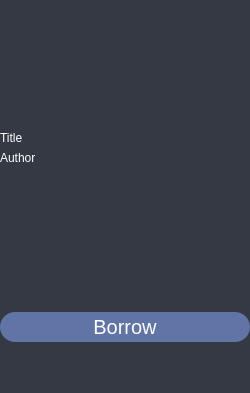
<?xml version="1.0" encoding="UTF-8"?>
<ui version="4.0">
 <class>Book</class>
 <widget class="QWidget" name="Book">
  <property name="geometry">
   <rect>
    <x>0</x>
    <y>0</y>
    <width>250</width>
    <height>393</height>
   </rect>
  </property>
  <property name="sizePolicy">
   <sizepolicy hsizetype="Fixed" vsizetype="Fixed">
    <horstretch>0</horstretch>
    <verstretch>0</verstretch>
   </sizepolicy>
  </property>
  <property name="windowTitle">
   <string>Form</string>
  </property>
  <property name="styleSheet">
   <string notr="true">border-style:none;
background-color:rgb(53, 57, 68);</string>
  </property>
  <layout class="QGridLayout" name="gridLayout">
   <property name="leftMargin">
    <number>0</number>
   </property>
   <property name="topMargin">
    <number>0</number>
   </property>
   <property name="rightMargin">
    <number>0</number>
   </property>
   <property name="bottomMargin">
    <number>0</number>
   </property>
   <property name="spacing">
    <number>0</number>
   </property>
   <item row="0" column="0">
    <widget class="QFrame" name="frame">
     <property name="frameShape">
      <enum>QFrame::StyledPanel</enum>
     </property>
     <property name="frameShadow">
      <enum>QFrame::Raised</enum>
     </property>
     <layout class="QVBoxLayout" name="verticalLayout">
      <property name="spacing">
       <number>0</number>
      </property>
      <property name="leftMargin">
       <number>0</number>
      </property>
      <property name="topMargin">
       <number>0</number>
      </property>
      <property name="rightMargin">
       <number>0</number>
      </property>
      <property name="bottomMargin">
       <number>0</number>
      </property>
      <item>
       <widget class="QFrame" name="PhotoContainer">
        <property name="frameShape">
         <enum>QFrame::StyledPanel</enum>
        </property>
        <property name="frameShadow">
         <enum>QFrame::Raised</enum>
        </property>
        <layout class="QGridLayout" name="gridLayout_2">
         <item row="0" column="0">
          <widget class="QLabel" name="BookPhoto">
           <property name="text">
            <string/>
           </property>
           <property name="pixmap">
            <pixmap>Images/NoImageAvailable.png</pixmap>
           </property>
           <property name="scaledContents">
            <bool>true</bool>
           </property>
          </widget>
         </item>
        </layout>
       </widget>
      </item>
      <item alignment="Qt::AlignLeft|Qt::AlignTop">
       <widget class="QFrame" name="BookDetails">
        <property name="styleSheet">
         <string notr="true">QLabel{
	color: white;
	font: 10pt &quot;Maiandra GD&quot;;
}</string>
        </property>
        <property name="frameShape">
         <enum>QFrame::StyledPanel</enum>
        </property>
        <property name="frameShadow">
         <enum>QFrame::Raised</enum>
        </property>
        <layout class="QVBoxLayout" name="verticalLayout_2">
         <property name="leftMargin">
          <number>0</number>
         </property>
         <property name="topMargin">
          <number>0</number>
         </property>
         <property name="rightMargin">
          <number>0</number>
         </property>
         <item>
          <widget class="QLabel" name="BookTitle">
           <property name="text">
            <string>Title</string>
           </property>
          </widget>
         </item>
         <item>
          <widget class="QLabel" name="BookAuthor">
           <property name="text">
            <string>Author</string>
           </property>
          </widget>
         </item>
        </layout>
       </widget>
      </item>
      <item>
       <widget class="QFrame" name="ButtonContainer">
        <property name="styleSheet">
         <string notr="true">QPushButton{
	height: 30px;
	background-color:rgb(96, 116, 166);
	color:white;
	border-color:rgb(96, 116, 166);
	border-radius:15px;
	padding-left: 20px;
	padding-right:20px;
	font-size:20px;
}

QPushButton:hover {
	background-color: rgb(38, 42, 54);
}</string>
        </property>
        <property name="frameShape">
         <enum>QFrame::StyledPanel</enum>
        </property>
        <property name="frameShadow">
         <enum>QFrame::Raised</enum>
        </property>
        <layout class="QGridLayout" name="gridLayout_3">
         <property name="leftMargin">
          <number>0</number>
         </property>
         <property name="topMargin">
          <number>0</number>
         </property>
         <property name="rightMargin">
          <number>0</number>
         </property>
         <property name="bottomMargin">
          <number>0</number>
         </property>
         <property name="verticalSpacing">
          <number>0</number>
         </property>
         <item row="0" column="0">
          <widget class="QPushButton" name="BorrowButton">
           <property name="styleSheet">
            <string notr="true"/>
           </property>
           <property name="text">
            <string>Borrow</string>
           </property>
          </widget>
         </item>
        </layout>
       </widget>
      </item>
     </layout>
    </widget>
   </item>
  </layout>
 </widget>
 <resources/>
 <connections/>
</ui>
